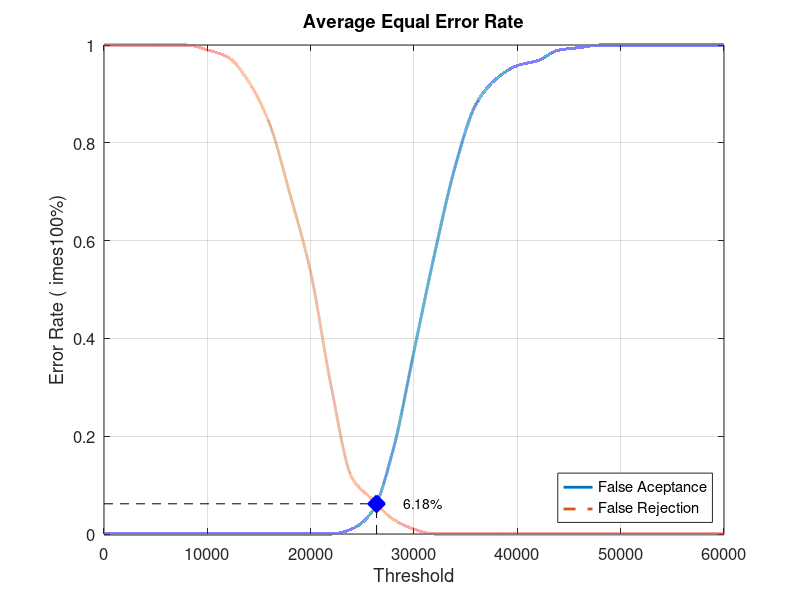
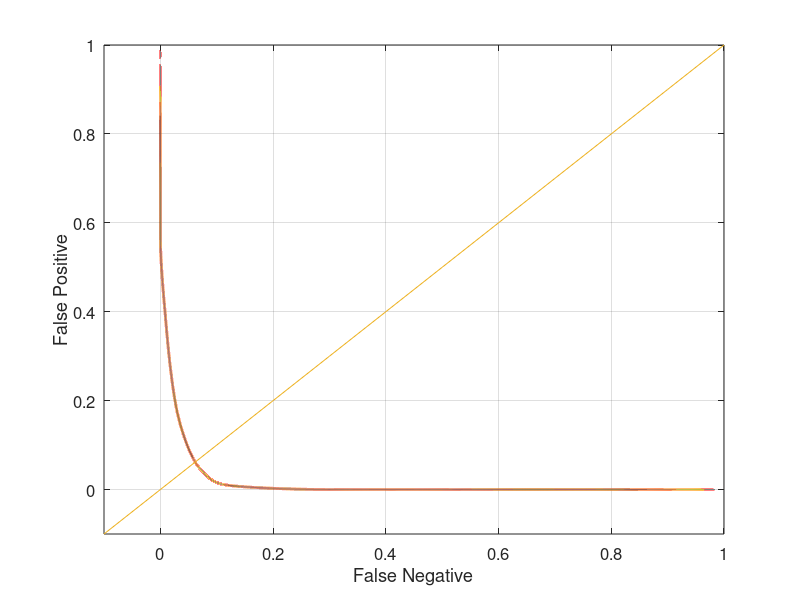

Source code (MATLAB) for these figures, in order:
close all;
clear;
clc;
x = 0:2000:60000;
xq = 0:0.5:60000;

y0 = [0 0 0 0 0 0 0 0 0 0 0 0 0.0105263 0.0473684 0.173684 0.373684 0.573684 0.752632 0.878947 0.931579 0.957895 0.968421 0.989474 0.994737 1 1 1 1 1 1 1]
yy0 = interp1(x, y0, xq, 'pchip');
y1 = [1 1 1 1 1 0.99 0.975 0.925 0.84 0.695 0.535 0.3 0.115 0.07 0.03 0.01 0 0 0 0 0 0 0 0 0 0 0 0 0 0 0]
yy1 = interp1(x, y1, xq, 'pchip');

% Calculating EER: 
y2 = abs(y0 - y1);
find(y2 == min(y2))
yy2 = abs(yy0 - yy1);
xEER = find(yy2 == min(yy2));
xEERIndex = xq(xEER) % X-axis EER
yEER = yy0(xEER) % Y-axis EER

main = figure
plot(xq, yy0,'-','LineWidth', 2);	hold on
plot(xq, yy1,'--','LineWidth', 2);	hold on
plot([xEERIndex xEERIndex], [0 yEER], 'k--');	hold on
plot([0 xEERIndex], [yEER yEER], 'k--');	hold on
plot(xEERIndex, yEER, 'bx', 'LineWidth', 10);	hold on
text(xEERIndex + 10 * xEERIndex / 100, yEER, [num2str(round((10000 * yEER)) / 100) '%'])
legend('False Aceptance', 'False Rejection', 'Location', 'SouthEast')
xlabel('Threshold')
ylabel('Error Rate (	imes100%)')
title('Average Equal Error Rate')
set(gca, 'FontSize', 12)
axis([0 60000 0 1])
grid on

print(main, 'Database5_1Main', '-dpng');
FNRxFPR = figure('Color', [1 1 1]);
plot(yy1, yy0, '-', yy1, yy0, 'LineWidth', 2);
hold on
y = -0.1:0.1:1
plot(y, y); 
set(gca, 'FontSize', 12)
xlabel('False Negative')
ylabel('False Positive')
axis([-0.1 1 -0.1 1])
set(gca, 'FontSize', 12)
grid on

print(FNRxFPR, 'Database5_1FNRxFPR','-dpng');
